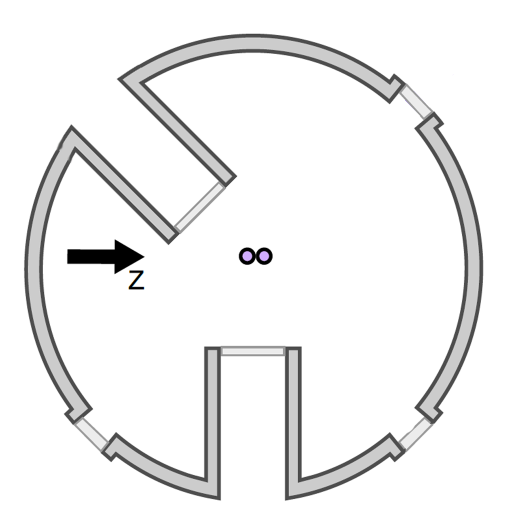
#> input picture trapGeometry/trap.PNG, 1024 x 1024 px, found by its file name (shown at 1/2 size)
$ python runtime.py
#> lines starting #> are read from the running program, lines starting #| are printed output that depends on the picture
### trapGeometry/crystallization.py
from __future__ import print_function
#Loading of packages
import numpy as np
import matplotlib.pyplot as plt
import seaborn as sn

#starting parameters
positions = [[0.00001,-0.00001]]
stepsize = 3*10**-6
residuum = 1*10**-9

Epsilon = 8.854187817*10**-12
Q = 1.6021766208*10**-19
M = 6.642*10**-26
M_Be = 6.642*10**-26


#Auxilliary functions
#x1 and x2 are Ca
def potential(x1, x2, omega):
    return 0.5*M*(omega**2.0)*(x1**2.0 + x2**2.0)+(Q**2.0/(4.0*np.pi*Epsilon))*(1.0/(np.abs(x1-x2)))

#x1 and x2 are Ca
def potential_derivation(x1, x2, omega):
    return 0.5*M*(omega**2.0)*(2.0*x1 + x2**2.0)-(Q**2.0/(4.0*np.pi*Epsilon))*(1.0/(x1-x2)**2)

#x1 and x2 are Ca, x3 is Ca
def three_potential(x1,x2,x3, omega):
    return 0.5*M_Be*(omega**2.0)*(x1**2.0 + x2**2.0)+0.5*M*(omega**2.0)*(x3**2.0)+(Q**2.0/(4.0*np.pi*Epsilon))*((1.0/(np.abs(x1-x2)))+(1.0/(np.abs(x1-x3)))+(1.0/(np.abs(x2-x3))))

#x1 and x2 are Ca, x3 is Ca
def three_potential_two(x1,x2,x3, omega):
    return 0.5*M*(omega**2.0)*(x1**2.0 + x2**2.0)+0.5*M_Be*(omega**2.0)*(x3**2.0)+(Q**2.0/(4.0*np.pi*Epsilon))*((1.0/(np.abs(x1-x2)))+(1.0/(np.abs(x1-x3)))+(1.0/(np.abs(x2-x3))))

#x1 and x2 are Ca, x3 and x4 are Ca
def four_potential(x1,x2,x3,x4, omega):
    return 0.5*M_Be*(omega**2.0)*(x1**2.0 + x2**2.0)+0.5*M*(omega**2.0)*(x3**2.0 + x4**2)+(Q**2.0/(4.0*np.pi*Epsilon))*((1.0/(np.abs(x1-x2)))+(1.0/(np.abs(x1-x3)))+(1.0/(np.abs(x2-x3)))+(1.0/(np.abs(x1-x4)))+(1.0/(np.abs(x2-x4)))+(1.0/(np.abs(x3-x4))))

#main runtime

#Runtime for three Calcium Ions
def three_ca(omega):
#> called with omega = 4712389
    print("relaxation of three Ca ions")
    print("trap-frequency: " + str(omega/(np.pi*2)) + "Hz")
    for i in range(10000):
        random = np.random.rand()
        if potential_derivation(positions[-1][0], positions[-1][1], omega) <= 0:
            new_x1 = positions[-1][0] + random*stepsize
        else:
            new_x1 = positions[-1][0] - random*stepsize
        if potential(new_x1,positions[-1][1], omega) < potential(positions[-1][0],positions[-1][1], omega):
            positions.append([new_x1, -new_x1])
            if (np.abs(positions[-1][0]-positions[-2][0])) < residuum:
                print("needed: " + str(i) + " Iterations!")
                print("accepted steps: " + str(len(positions)))
                print("fraction: " + str(float(len(positions))/float(i)))
                break

    plt.clf()
    plt.plot(range(len(positions)),np.array(positions).T[0], color="b", label='calcium 1')
    plt.plot(range(len(positions)),np.array(positions).T[1], color="b", label='calcium 2')
    plt.plot(range(len(positions)),np.zeros(len(positions)), color="b", label='Calcium 3')

    props = dict(boxstyle='square', facecolor='white', alpha=0.5)
    text = (r'Calcium: ' + str(positions[-1][0]) + "\n")
    plt.text(5, -0.00001, text, None, bbox=props, fontsize=12)
    plt.ylabel(r'position in $[\mu m]$')
    plt.xlabel('steps')
    plt.legend(loc='best')
    plt.title('Three calcium ions')
    print("Positions of Three Ca-Ions:")
    print(positions[-1])
    plt.savefig('img/two_ca.png', dpi=500)
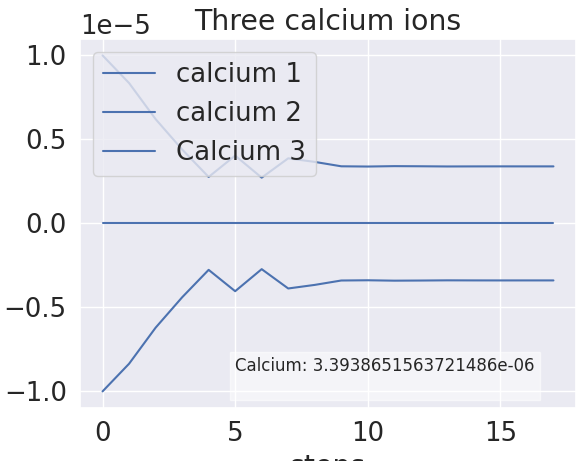
#> figure drawn by matplotlib, 1 panel; curve peaks at x = 0, y = 1e-05; curve peaks at x = 6, y = -2.72e-06
    plt.savefig('img/two_ca.pdf')
    plt.show()
    return positions[-1]

#Runtime For Be-Ca-Be Crystal
# [68 lines left out: functions one_ca_two_be, one_be_two_ca, not called in this run]

#Runtime for Be-Ca-Ca-Be Crystal
'''def two_ca_two_be(omega):
    positions = two_ca(omega)
    positions3 = [[2*positions[0], 2*positions[1], positions[0], positions[1]]]
    print("Be-Ca-Ca-Be")
    #positions3 = [[0.0001,0.00005, -0.00005,-0.0001]]
    for i in range(5000000):
        random = np.random.rand()
        new_x1 = positions3[-1][2] + (random-0.5)*stepsize
        if four_potential(positions3[-1][0], positions3[-1][1], new_x1, -new_x1, omega) < four_potential(positions3[-1][0], positions3[-1][1], positions3[-1][2], positions3[-1][3], omega):
            positions3.append([positions3[-1][0], positions3[-1][1], new_x1, -new_x1])
            random = np.random.rand()
            new_x1 = positions3[-1][0] + (random-0.5)*stepsize
        if four_potential(new_x1, -new_x1, positions3[-1][2],positions3[-1][3], omega) < four_potential(positions3[-1][0], positions3[-1][1], positions3[-1][2], positions3[-1][3], omega):
                positions3.append([new_x1, -new_x1, positions3[-1][2], positions3[-1][3]])
        if (len(positions3) > 2):
            if ((np.abs(positions3[-1][0]-positions3[-2][0])) < 0.5*residuum) & ((np.abs(positions3[-1][2]-positions3[-2][2])) < 0.5*residuum):
                print("needed: " + str(i) + " Iterations!")
                print("accepted steps: " + str(len(positions3)))
                print("fraction: " + str(float(len(positions3))/float(i)))
                break

    print("accepted steps: " + str(len(positions3)))
    plt.clf()
    plt.plot(range(len(positions3)),np.array(positions3).T[2], color="b", label='Calcium 1')
    plt.plot(range(len(positions3)),np.array(positions3).T[3], color="b", label='Calcium 2')
    plt.plot(range(len(positions3)),np.array(positions3).T[0], color="r", label='Beryllium 1')
    plt.plot(range(len(positions3)),np.array(positions3).T[1], color="r", label='Beryllium 2')
    props = dict(boxstyle='square', facecolor='white', alpha=0.5)
    text = (r'Calcium: ' + str(positions3[-1][2]) + "\n" + 'Beryllium: ' + str(positions3[-1][0]))
    plt.text(0.5, positions3[-1][1]- 0.000003, text, None, bbox=props, fontsize=12)
    plt.ylabel('position')
    plt.xlabel('steps')
    plt.legend(loc='best')
    plt.title('Two Beryllium, Two Calcium ions')
    print("Positions of two Ca-Ions and Two Beryllium Ions:")
    print(positions3[-1])
    plt.savefig('img/two_ne_two_ca.png', dpi=300)
    plt.show() '''

### trapGeometry/Contrast_losses.py
# -*- coding: utf-8 -*-
"""
Created on Fri Mar 31 11:47:30 2017

@author: Stefan
"""

import numpy as np
import matplotlib
#matplotlib.use("Agg")
import matplotlib.pyplot as plt
import matplotlib.animation as manimation
import seaborn as sn

sn.set(font_scale=1.70)

import scipy.integrate as integrate

import time
import progressbar

#3d kacke
import matplotlib.pylab as plot
from matplotlib.colors import LogNorm
from mpl_toolkits.mplot3d import Axes3D

import matplotlib as mpl
from matplotlib import cm

#GLOBAL PARAMETERS
wavelength = 397e-09
samples = 5000
props = dict(boxstyle='square', facecolor='white', alpha=0.5)

#Auxilliary Functions
def g_two(alpha, gamma, saturation, lamda, ion_distance, loss):
    return (saturation + 1)**2/(saturation + 1 + loss*np.cos(((2*np.pi*ion_distance)/(lamda))*(-np.cos(gamma)-np.cos(alpha))))**2

def g_two_3d(alpha, beta, gamma, saturation, lamda, ion_distance, loss):
    return (saturation + 1)**2/(saturation + 1 + loss*np.cos(((2*np.pi*ion_distance)/(lamda))*(-np.sin(gamma)-(np.sin(beta)*np.cos(alpha)))))**2

def poissonian(Lamda, k):
    return ((Lamda**k)/(np.math.factorial(k)))*np.exp(-Lamda)

# [25 lines left out: functions contrast_loss, twoDSampler_grid, twoDSampler_sample, not called in this run]

#Definition of Contrast Loss-Factors
def contrast_loss_time(bins):
    return bins*(-1 * np.exp(-(1/float(bins)))  + 1)

def contrast_loss_saturation(saturation_factor):
    return (((saturation_factor+1)**2)/(saturation_factor)**2) - 1

def contrast_loss_spatial(center_angle, gamma,width_of_slit, saturation, ion_distance,loss):
    start = center_angle - np.tan((width_of_slit*0.5)/56)
    end = center_angle + np.tan((width_of_slit*0.5)/56)
    temp = integrate.quad(g_two,start,end,args=(gamma, saturation,wavelength,ion_distance, loss))

    temp2 = g_two(np.linspace(start, end, num=samples), gamma,saturation,wavelength,ion_distance, loss)

    #xes = np.linspace(start,end,num=1000)
    if __name__ == "__main__":
        xes = np.linspace(-0.5,0.5,num=samples)
        yes = g_two(xes, gamma,saturation,wavelength,ion_distance, loss)
        plt.fill_between(np.linspace(start,end,num=samples), 0, 5, alpha=0.5, color='green')
        plt.plot(xes,yes)
        text = (r'Mean_Val: ' + str(np.round(temp[0]/(np.abs(start-end)),decimals=2)))
        plt.text(-0.5, 4, text, None, bbox=props, fontsize=12)
        plt.plot(np.linspace(start, end, num=samples), temp2, color="red")

        plt.show()

    return (temp[0]/(np.abs(start-end)))

# [84 lines left out: function visualize_gtwo, not called in this run]

def total_contrast(bins, saturation, center_angle, gamma,width_of_slit, ion_distance,loss):
    return ((contrast_loss_spatial(center_angle, gamma,width_of_slit, saturation, ion_distance,loss)-1)*contrast_loss_time(bins))+1

# [48 lines that do not run on import are left out]

### trapGeometry/spatial.py
from __future__ import print_function
import numpy as np
import matplotlib
#matplotlib.use("Agg")
import matplotlib.pyplot as plt
import matplotlib.animation as manimation
import seaborn as sn

import scipy.integrate as integrate

import time
import progressbar

def total_events(s):
    return 0.5*((s)/(s+1))*129.9e6

def spatial_distribution(theta):
    return (1)/(0.5*np.pi)*(1-(np.cos(theta)**2))

def spatial_partion(viewport_distance,slit_height,slit_width):
    beta = np.arctan(0.5*slit_height/viewport_distance)
    alpha = np.arctan(0.5*slit_width/viewport_distance)

    full_sphere = 4*np.pi*viewport_distance**2

    slit_sphere = alpha*(viewport_distance**2)*2*np.sin(beta)

    dipol_dist = (integrate.quad(spatial_distribution,0.5*np.pi-beta,0.5*np.pi+beta)[0])/(2*beta/np.pi)#

    slit_sphere = slit_sphere * dipol_dist

    return slit_sphere/full_sphere

# [10 lines that do not run on import are left out]

### trapGeometry/debye_waller.py
from __future__ import print_function

import numpy as np
import matplotlib.pyplot as plt

#Definition of stuff
hbar = 1.054571800e-34
M = 6.642*10**-26
M_Be = 1.496508187*10**-26


#Auxilliary Functions
def DW_part(phonons, pulse_vec, mode_freq):
    return (((hbar*(pulse_vec)**2)/(M*mode_freq))*(float(phonons)+0.5))

#Main Debye-Waller Function
def DW_two_ca(Phonons_breathing, Phonons_rocking_x, Phonons_rocking_y, Frequency_Breathing, Frequency_Rocking_x, Frequency_Rocking_y, vec_z, vec_x, vec_y):
    print (((2*np.pi)/(397e-9))**2)
    print (((2*np.pi)/(854e-9))**2)
    print (((2*np.pi)/(729e-9))**2)

    print (-(DW_part(Phonons_rocking_x, vec_x, Frequency_Rocking_x))-(DW_part(Phonons_rocking_y, vec_y, Frequency_Rocking_y))-(DW_part(Phonons_breathing, vec_z, Frequency_Breathing)))
    return np.exp((((2*np.pi)/(397e-9))**2)*(-(DW_part(Phonons_rocking_x, vec_x, Frequency_Rocking_x))-(DW_part(Phonons_rocking_y, vec_y, Frequency_Rocking_y))-(DW_part(Phonons_breathing, vec_z, Frequency_Breathing))))

#Now calculate everything from experiment parameters
def DW_two_complete(incoming_angle, outgoing_angle, trap_z, trap_x, trap_y, phonon_rocking_x, phonon_rocking_y, phonon_breathing):

    breathing_freq = np.sqrt(3)*(trap_z)
    rocking_x = np.sqrt(trap_x**2 - trap_z**2)
    rocking_y = np.sqrt(trap_y**2 - trap_z**2)


    q_z = (np.cos(incoming_angle + np.pi) - np.cos(outgoing_angle))
    #print q_z
    q_y = (np.sin(incoming_angle + np.pi) - np.sin(outgoing_angle))
    #print q_y
    q_x = 0


    #q_x = ((((2*np.pi)/(729e-9))**2)*np.cos(18))-(((2*np.pi)/(854e-9))**2)*np.cos(18))
    #q_y = ((((2*np.pi)/(729e-9))**2)*-np.sin(18))+(((2*np.pi)/(854e-9))**2)*np.sin(18))-((((2*np.pi)/(397e-9))**2)*np.sin(18))

    return DW_two_ca(phonon_breathing, phonon_rocking_x, phonon_rocking_y, breathing_freq, rocking_x, rocking_y, q_z, q_x, q_y)

# [26 lines that do not run on import are left out]

### trapGeometry/runtime.py
from __future__ import print_function
import numpy as np

import harmonic_distribution as hd
import Contrast_losses as cont
import spatial as sp
import crystallization as crys
import debye_waller as dw

import matplotlib.pyplot as plt
import seaborn as sn

from PIL import Image

#GLOBAL CONFIG
#EXPERIMENTAL SETUP
saturation_param = 0.6
bin_number = 5 #as integer, describes in how many bins the coherence time is split
slit_width = 2.0 #in mm
slit_height = 4.5 #in cm
viewport_distance = 4.8 #in cm
quantum_efficiency = 0.99*0.25*0.5*0.75 #0.99 objective, 0.5 couple in, 0.5 quantum path beam splitter, 0.75 quantum efficiency SPAPD (Count Blue)
beam_angle = 0.25*np.pi
center_angle = -0.5*np.pi #horizontal right out of trap = 0 rad --> to turn right, use negative values

omega_z = 2.0*np.pi*750*10**3 #trap frequency along z-axis
omega_x = 2.0*np.pi*2430*10**3 #trap frequency along x-axis
omega_y = 2.0*np.pi*1570*10**3 #trap frequency along y-axis

Phonons_breath = 7
Phonons_rocking_x = 12
Phonons_rocking_y = 12

#Ion Stuff
#Calculate Ion Positions
#For Two Cas
ion_distance = crys.three_ca(omega_z)[0] #distance between ions, calculated from trap frequency
#For Ca-Be-Ca Crystal
#ion_distance = crys.one_be_two_ca(omega_z)[0]

coherence_time = 7.7e-9 #in seconds

#Debye-Waller Factor
debye_waller = dw.DW_two_complete(beam_angle, center_angle, omega_z, omega_x, omega_y, Phonons_rocking_x, Phonons_rocking_y, Phonons_breath)


#Statistical Stuff
significance = 5 #in sigmas for poissonian threshhold
threshhold = 100 # arbitrary threshhold, counts ions in bins

#Script doing stuff
print("Total Quantum Efficiency")
print(str(quantum_efficiency))
print("Estimated Debye-Waller-Factor")
print(str(debye_waller))
print("Expected g^2 T=0:")
exp_gtwo = cont.total_contrast(bin_number,saturation_param,center_angle, beam_angle,slit_width,ion_distance,debye_waller)
print(exp_gtwo)
print("Visibility of g^2")
print(str((2*saturation_param*debye_waller)/(saturation_param**2 + debye_waller**2)))
print("Events per Second in whole spatial regime")
print(sp.total_events(saturation_param))
print("Events per second on slit")
print(sp.spatial_partion(viewport_distance,slit_height,float(slit_width)/10)*sp.total_events(saturation_param))
print("fraction of events in promille")
print((sp.spatial_partion(viewport_distance,slit_height,float(slit_width)/10)*sp.total_events(saturation_param))/sp.total_events(saturation_param)*1000)
print("measured counts per second with losses")
per_second_losses = sp.spatial_partion(viewport_distance,slit_height,float(slit_width)/10)*sp.total_events(saturation_param)*quantum_efficiency
print(per_second_losses)
#print "number of bins between two photon events"
bins_per_interphotontime = (1/per_second_losses)/((coherence_time)/(bin_number))
#print bins_per_interphotontime
print("measurement time for arbitrary threshhold in hours (Threshhold: "+ str(threshhold) +")")
print((1./3600)*threshhold*((coherence_time**2)*(1/((coherence_time/bin_number)*(cont.poissonian(coherence_time*per_second_losses,2))))))
print("measurementtime limted by poissonian noise in hours (Threshhold: "+ str((((exp_gtwo)*significance**2)/((exp_gtwo-1)**2))) +", significance: "+ str(significance) + " sigma)")
print((1./3600)*(((exp_gtwo)*significance**2)/((exp_gtwo-1)**2))*((coherence_time**2)*(1/((coherence_time/bin_number)*(cont.poissonian(coherence_time*per_second_losses,2))))))
#visualization
img = Image.open('trap.png')
#> img is the input picture: PIL image 1024x1024 RGB; mean R, G, B 240.2, 240.2, 240.2
plt.grid(False)
plt.axis('off')
plt.imshow(img)

x = np.cos(center_angle)*512.+512
y = -np.sin(center_angle)*512.+512
x2 = np.cos(beam_angle)*512.+512
y2 = -np.sin(beam_angle)*512.+512

plt.plot([512,x],[512,y], color="blue", label="outgoing beam")
plt.plot([512,x2],[512,y2], color="red", label="incoming beam")

plt.legend(loc='best')
plt.savefig('img/scheme.png', dpi=500)
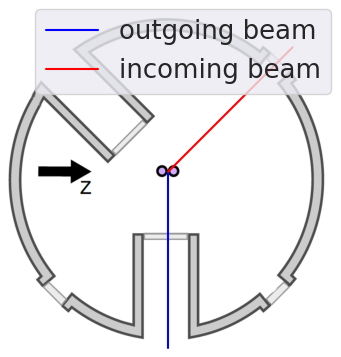
#> figure drawn by matplotlib, 1 panel
plt.savefig('img/scheme.pdf')
plt.show()
plt.clf()
#> (the run stopped early here; a loop or call above may not have finished)
